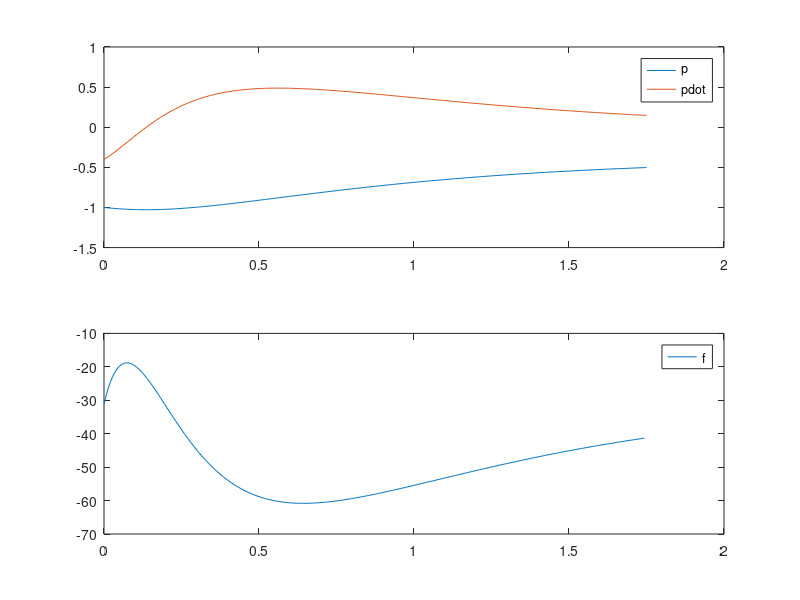

Reproduce this figure in MATLAB.
function startercode004515
[T,X,U,XFORDISPLAY] = RunSimulation;
PlotResults(T,X,U);
p = mat2str(XFORDISPLAY(1),4)
pdot = mat2str(XFORDISPLAY(2),4)
end

function [actuators,data] = initControlSystem(sensors,references,parameters,data)
%%%%%%%%%%%%%%%%%%
% MODIFY
data.A = [0, 1; -5*cos(2/5), -3/16];
data.B = [0; 1/16];
data.C = [0, 1];
data.xhat = [0;0];
data.u = 0;

pcon = [-3, -1.5];
pobs = [-9, -4.5];

data.K = acker(data.A, data.B, pcon);
data.L = acker(data.A', data.C', pobs)';
%
%%%%%%%%%%%%%%%%%%
[actuators,data] = runControlSystem(sensors,references,parameters,data);
end

function [actuators,data] = runControlSystem(sensors,references,parameters,data)
%%%%%%%%%%%%%%%%%%
% MODIFY
pE = -0.4;
fE = 80*sin(pE);
u = -data.K*data.xhat;
y = sensors.pdot;
data.xhat = data.xhat + (data.A*data.xhat + data.B*u - data.L*(data.C*data.xhat - y)) * parameters.tStep;
actuators.f = u + fE;
%
%%%%%%%%%%%%%%%%%%
end

function [T,X,U,XFORDISPLAY] = RunSimulation
[t,x,tStep,nSteps,nStepsForDisplay] = InitSimulation;
T = t;
X = x;
U = [];
controller.init = @initControlSystem;
controller.run = @runControlSystem;
controller.sensors = GetSensors(t,x);
controller.references = struct;
controller.parameters = struct('tStep',tStep);
controller.data = struct;
[controller.actuators,controller.data] = ...
    controller.init(controller.sensors, ...
                    controller.references, ...
                    controller.parameters, ...
                    controller.data);
for iStep = 1:nSteps
    u = GetInput(controller.actuators);
    [t,x] = ode45(@(t,x) GetXDot(t,x,u),[t t+tStep],x);
    t = t(end);
    x = x(end,:)';
    controller.sensors = GetSensors(t,x);
    [controller.actuators,controller.data] = ...
    controller.run(controller.sensors, ...
                    controller.references, ...
                    controller.parameters, ...
                    controller.data);
    T = [T t];
    X = [X x];
    U = [U u];
    if iStep==nStepsForDisplay
        XFORDISPLAY = x;
    end
end
end

function [t,x,tStep,nSteps,nStepsForDisplay] = InitSimulation
t = 0;
x = [-1.00; -0.40];
tStep = 0.007;
nStepsForDisplay = 25;
nSteps = 250;
end

function u = GetInput(actuators)
u = actuators.f;
end

function sensors = GetSensors(t,x)
sensors.t = t;
sensors.pdot = x(2);
end

function xdot = GetXDot(t,x,u)
xdot = [x(2); (1/16)*(-(3*x(2)+80*sin(x(1)))+u(1))];
end

function PlotResults(T,X,U)
clf;
subplot(2,1,1);
plot(T,X);
legend('p','pdot');
subplot(2,1,2);
plot(T(1:end-1),U);
legend('f');
end
